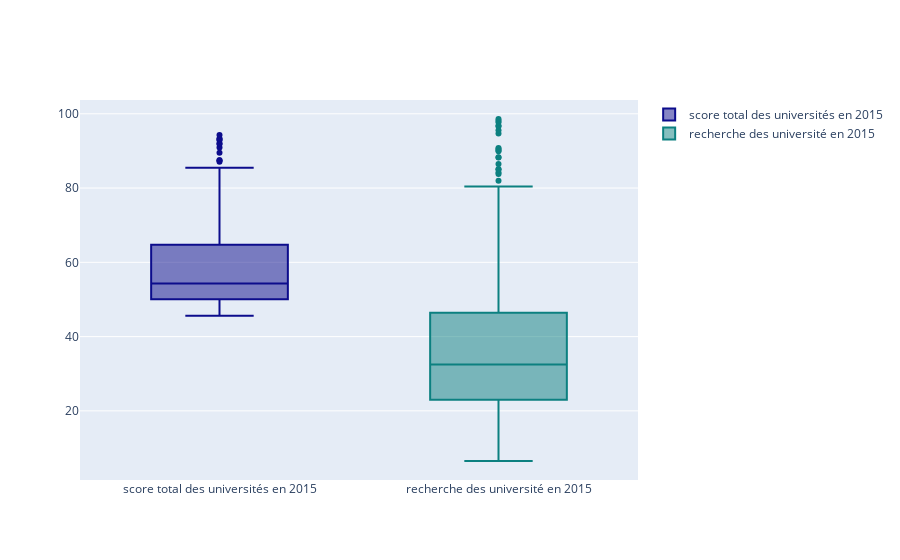

The notebook cell this image was saved under:
### Markdown cell above
<a id="9"></a> <br>
<font color='purple'>
## 9. Box Plots

<font color='black'>    
* Median (50th percentile) = valeur moyenne de l'ensemble de données. Cette méthode permet de triez et de prendre les données au milieu. On appelle également 50% percentile, soit 50% des données sont inférieures à la médiane (50e quartile) (quartile). 

    * 25e centile : quartile 1 (Q1) qui est le quartile inférieur
    * 75e centile : quartile 3 (Q3) qui est le quartile supérieur
    * hauteur de la boîte = IQR : plage interquartile = Q3-Q1
    * Whiskers : 1,5 * IQR (par rapport aux T1 et T3)
    * Valeurs aberrantes : étant plus de 1,5 * IQR (généralement loin de la médiane).

* trace : type de trace 'box'
    * y : données que nous voulons visualiser avec le diagramme en boîte
    * marker : de type 'color'

### Code cell
# Préparation des données
x2015 = timesData[timesData.year == 2015]

trace0 = go.Box(
    y=x2015.total_score,
    name = 'score total des universités en 2015',
    marker = dict(
        color = 'rgb(12, 12, 140)',
    )
)
trace1 = go.Box(
    y=x2015.research,
    name = 'recherche des université en 2015',
    marker = dict(
        color = 'rgb(12, 128, 128)',
    )
)
data = [trace0, trace1]
iplot(data)

### Figure 1 — Plotly figure (JSON) as saved in the notebook; plotly's stock layout.template omitted (floating-point values rounded to 4 significant figures; data arrays with more than 128 entries replaced by an {"elided": "..."} marker saying what was removed)
{"data": [{"marker": {"color": "rgb(12, 12, 140)"}, "name": "score total des universités en 2015", "type": "box", "y": {"elided": "401 str values"}}, {"marker": {"color": "rgb(12, 128, 128)"}, "name": "recherche des université en 2015", "type": "box", "y": {"elided": "401 float values"}}], "layout": {}}
